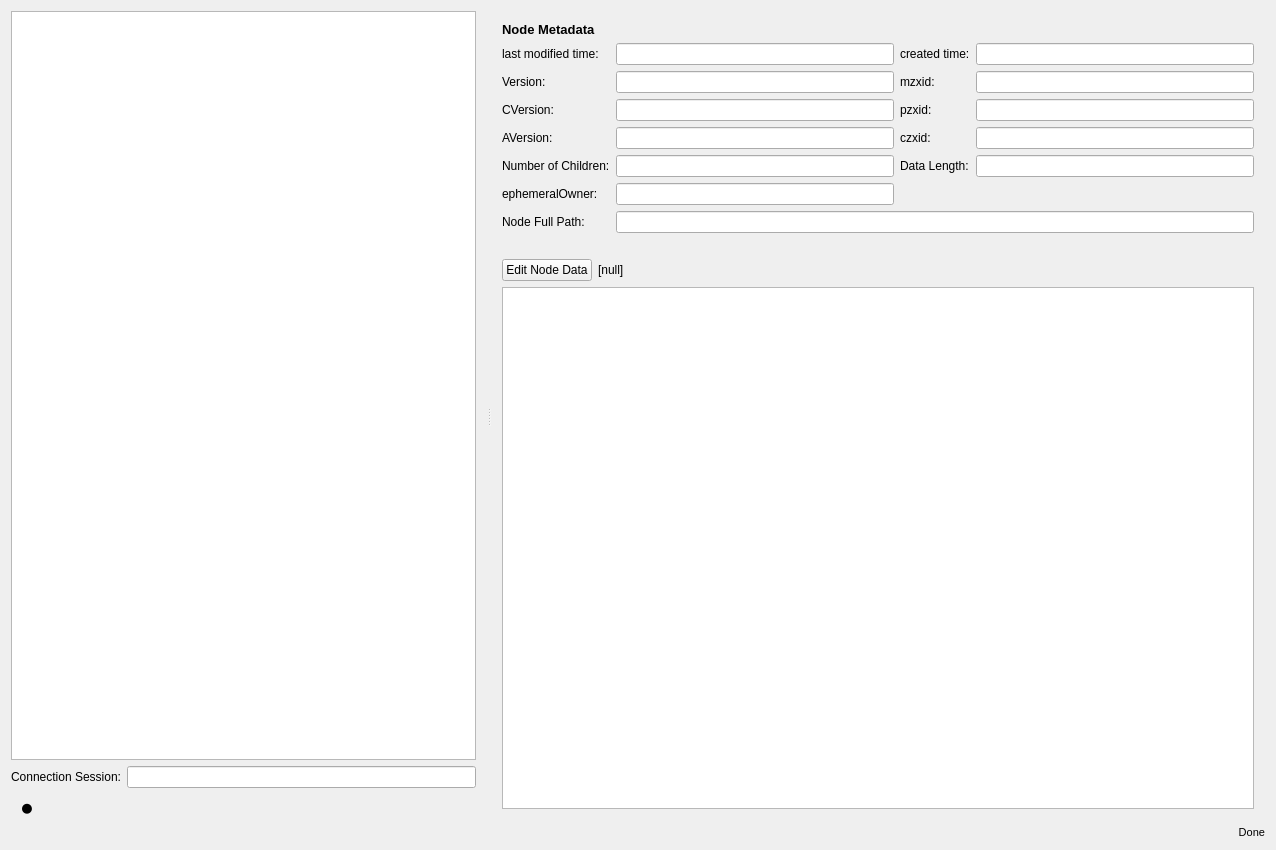
<?xml version="1.0" encoding="UTF-8"?>
<ui version="4.0">
 <class>ZKDataViewWidget</class>
 <widget class="QWidget" name="ZKDataViewWidget">
  <property name="geometry">
   <rect>
    <x>0</x>
    <y>0</y>
    <width>1276</width>
    <height>850</height>
   </rect>
  </property>
  <property name="windowTitle">
   <string>ZKDataViewWidget</string>
  </property>
  <layout class="QVBoxLayout" name="verticalLayout_4" stretch="1,0">
   <item>
    <widget class="QSplitter" name="splitter">
     <property name="orientation">
      <enum>Qt::Horizontal</enum>
     </property>
     <widget class="QWidget" name="verticalLayoutWidget">
      <layout class="QVBoxLayout" name="verticalLayout">
       <property name="spacing">
        <number>6</number>
       </property>
       <property name="leftMargin">
        <number>0</number>
       </property>
       <property name="topMargin">
        <number>0</number>
       </property>
       <property name="bottomMargin">
        <number>0</number>
       </property>
       <item>
        <widget class="QTreeView" name="treeView">
         <property name="contextMenuPolicy">
          <enum>Qt::CustomContextMenu</enum>
         </property>
         <property name="headerHidden">
          <bool>true</bool>
         </property>
         <attribute name="headerStretchLastSection">
          <bool>false</bool>
         </attribute>
        </widget>
       </item>
       <item>
        <layout class="QHBoxLayout" name="horizontalLayout_3">
         <item>
          <widget class="QLabel" name="label_11">
           <property name="text">
            <string>Connection Session:</string>
           </property>
          </widget>
         </item>
         <item>
          <widget class="QLineEdit" name="sessionLineEdit">
           <property name="readOnly">
            <bool>true</bool>
           </property>
          </widget>
         </item>
        </layout>
       </item>
       <item>
        <layout class="QHBoxLayout" name="horizontalLayout" stretch="0,1">
         <property name="spacing">
          <number>9</number>
         </property>
         <property name="leftMargin">
          <number>9</number>
         </property>
         <item>
          <widget class="QLabel" name="circlelabel">
           <property name="font">
            <font>
             <family>Arial</family>
             <pointsize>17</pointsize>
             <weight>75</weight>
             <bold>true</bold>
            </font>
           </property>
           <property name="text">
            <string>●</string>
           </property>
          </widget>
         </item>
         <item>
          <widget class="QLabel" name="connectionStatelabel">
           <property name="font">
            <font>
             <pointsize>11</pointsize>
            </font>
           </property>
           <property name="text">
            <string/>
           </property>
          </widget>
         </item>
        </layout>
       </item>
      </layout>
     </widget>
     <widget class="QWidget" name="verticalLayoutWidget_3">
      <layout class="QVBoxLayout" name="verticalLayout_2">
       <item>
        <widget class="QLabel" name="label_14">
         <property name="font">
          <font>
           <pointsize>10</pointsize>
           <weight>75</weight>
           <bold>true</bold>
          </font>
         </property>
         <property name="text">
          <string>Node Metadata</string>
         </property>
        </widget>
       </item>
       <item>
        <layout class="QGridLayout" name="gridLayout" columnstretch="0,1,0,1">
         <item row="3" column="0">
          <widget class="QLabel" name="label_7">
           <property name="text">
            <string>AVersion:</string>
           </property>
          </widget>
         </item>
         <item row="2" column="2">
          <widget class="QLabel" name="label_6">
           <property name="text">
            <string>pzxid:</string>
           </property>
          </widget>
         </item>
         <item row="2" column="0">
          <widget class="QLabel" name="label_5">
           <property name="text">
            <string>CVersion:</string>
           </property>
          </widget>
         </item>
         <item row="0" column="3">
          <widget class="QLineEdit" name="createdTimelineEdit">
           <property name="readOnly">
            <bool>true</bool>
           </property>
          </widget>
         </item>
         <item row="1" column="3">
          <widget class="QLineEdit" name="mzxidLineEdit">
           <property name="readOnly">
            <bool>true</bool>
           </property>
          </widget>
         </item>
         <item row="1" column="2">
          <widget class="QLabel" name="label_4">
           <property name="text">
            <string>mzxid:</string>
           </property>
          </widget>
         </item>
         <item row="4" column="1">
          <widget class="QLineEdit" name="numChildrenLineEdit">
           <property name="readOnly">
            <bool>true</bool>
           </property>
          </widget>
         </item>
         <item row="2" column="1">
          <widget class="QLineEdit" name="CVersionLineEdit">
           <property name="readOnly">
            <bool>true</bool>
           </property>
          </widget>
         </item>
         <item row="3" column="2">
          <widget class="QLabel" name="label_8">
           <property name="text">
            <string>czxid:</string>
           </property>
          </widget>
         </item>
         <item row="4" column="3">
          <widget class="QLineEdit" name="dataLengthLineEdit">
           <property name="readOnly">
            <bool>true</bool>
           </property>
          </widget>
         </item>
         <item row="3" column="1">
          <widget class="QLineEdit" name="AVersionLineEdit">
           <property name="readOnly">
            <bool>true</bool>
           </property>
          </widget>
         </item>
         <item row="1" column="1">
          <widget class="QLineEdit" name="versionLineEdit">
           <property name="readOnly">
            <bool>true</bool>
           </property>
          </widget>
         </item>
         <item row="4" column="0">
          <widget class="QLabel" name="label_9">
           <property name="text">
            <string>Number of Children:</string>
           </property>
          </widget>
         </item>
         <item row="0" column="2">
          <widget class="QLabel" name="label_2">
           <property name="text">
            <string>created time:</string>
           </property>
          </widget>
         </item>
         <item row="4" column="2">
          <widget class="QLabel" name="label_10">
           <property name="text">
            <string>Data Length:</string>
           </property>
          </widget>
         </item>
         <item row="3" column="3">
          <widget class="QLineEdit" name="czxidLineEdit">
           <property name="readOnly">
            <bool>true</bool>
           </property>
          </widget>
         </item>
         <item row="1" column="0">
          <widget class="QLabel" name="label_3">
           <property name="text">
            <string>Version:</string>
           </property>
          </widget>
         </item>
         <item row="5" column="1">
          <widget class="QLineEdit" name="ephemeralOwnerLineEdit">
           <property name="readOnly">
            <bool>true</bool>
           </property>
          </widget>
         </item>
         <item row="2" column="3">
          <widget class="QLineEdit" name="pzxidLineEdit">
           <property name="readOnly">
            <bool>true</bool>
           </property>
          </widget>
         </item>
         <item row="0" column="1">
          <widget class="QLineEdit" name="LastModifiedTimelineEdit">
           <property name="readOnly">
            <bool>true</bool>
           </property>
          </widget>
         </item>
         <item row="0" column="0">
          <widget class="QLabel" name="label">
           <property name="text">
            <string>last modified time:</string>
           </property>
          </widget>
         </item>
         <item row="5" column="0">
          <widget class="QLabel" name="label_12">
           <property name="text">
            <string>ephemeralOwner:</string>
           </property>
          </widget>
         </item>
         <item row="6" column="0">
          <widget class="QLabel" name="label_13">
           <property name="text">
            <string>Node Full Path:</string>
           </property>
          </widget>
         </item>
         <item row="6" column="1" colspan="3">
          <widget class="QLineEdit" name="NodeFullPathLineEdit"/>
         </item>
        </layout>
       </item>
       <item>
        <layout class="QHBoxLayout" name="horizontalLayout_4">
         <property name="topMargin">
          <number>20</number>
         </property>
         <item>
          <widget class="QPushButton" name="editValueButton">
           <property name="text">
            <string>Edit Node Data</string>
           </property>
          </widget>
         </item>
         <item>
          <widget class="QLabel" name="nullLabel">
           <property name="text">
            <string>[null]</string>
           </property>
          </widget>
         </item>
         <item>
          <spacer name="horizontalSpacer">
           <property name="orientation">
            <enum>Qt::Horizontal</enum>
           </property>
           <property name="sizeHint" stdset="0">
            <size>
             <width>40</width>
             <height>20</height>
            </size>
           </property>
          </spacer>
         </item>
        </layout>
       </item>
       <item>
        <widget class="QPlainTextEdit" name="plainTextEdit">
         <property name="readOnly">
          <bool>true</bool>
         </property>
        </widget>
       </item>
      </layout>
     </widget>
    </widget>
   </item>
   <item>
    <widget class="QLabel" name="functionLabel">
     <property name="font">
      <font>
       <pointsize>8</pointsize>
       <weight>50</weight>
       <bold>false</bold>
      </font>
     </property>
     <property name="text">
      <string>Done</string>
     </property>
     <property name="alignment">
      <set>Qt::AlignRight|Qt::AlignTrailing|Qt::AlignVCenter</set>
     </property>
    </widget>
   </item>
  </layout>
 </widget>
 <layoutdefault spacing="6" margin="11"/>
 <resources/>
 <connections/>
</ui>
